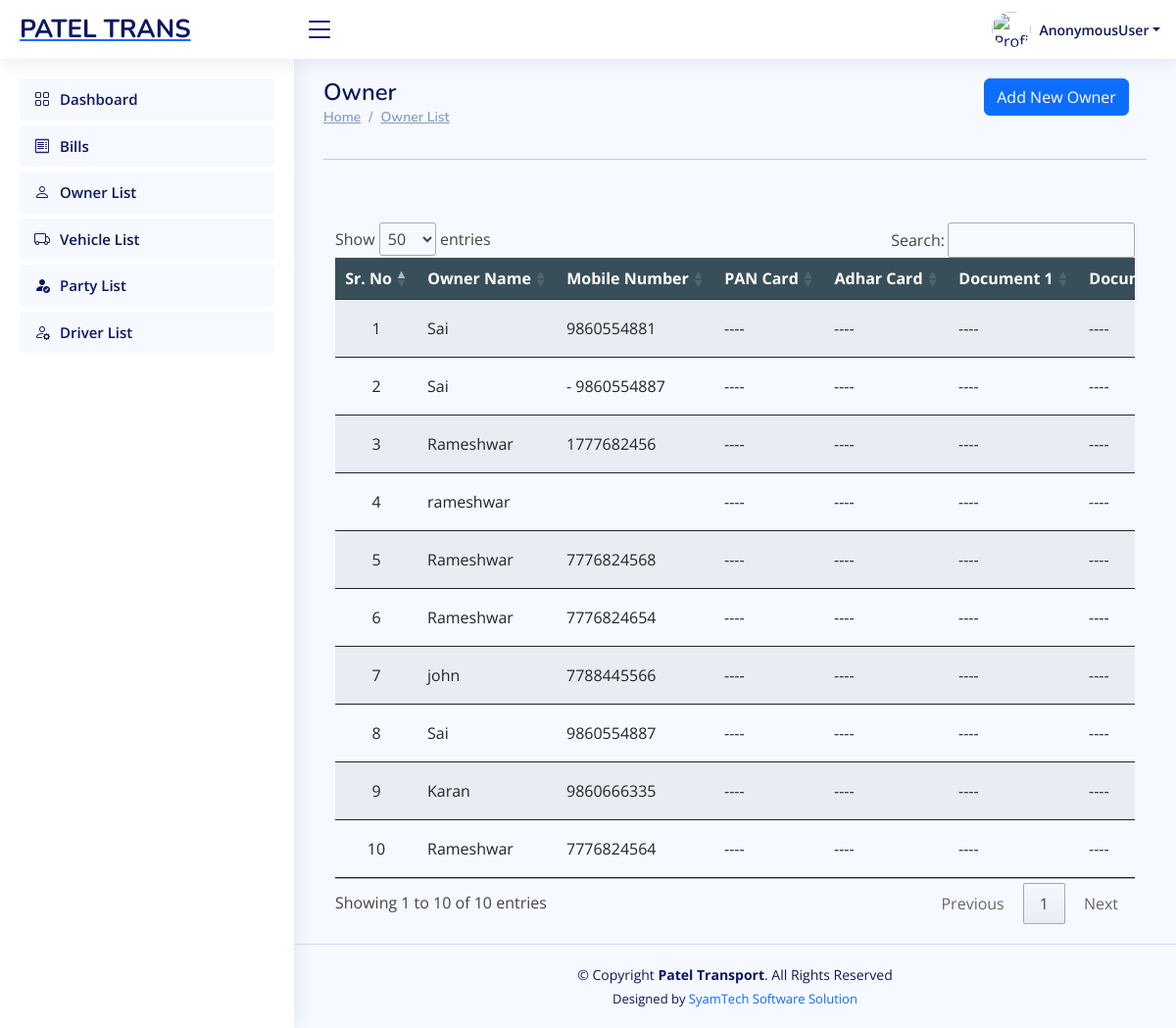
Page /software/owner_list/ on the earlier database version.
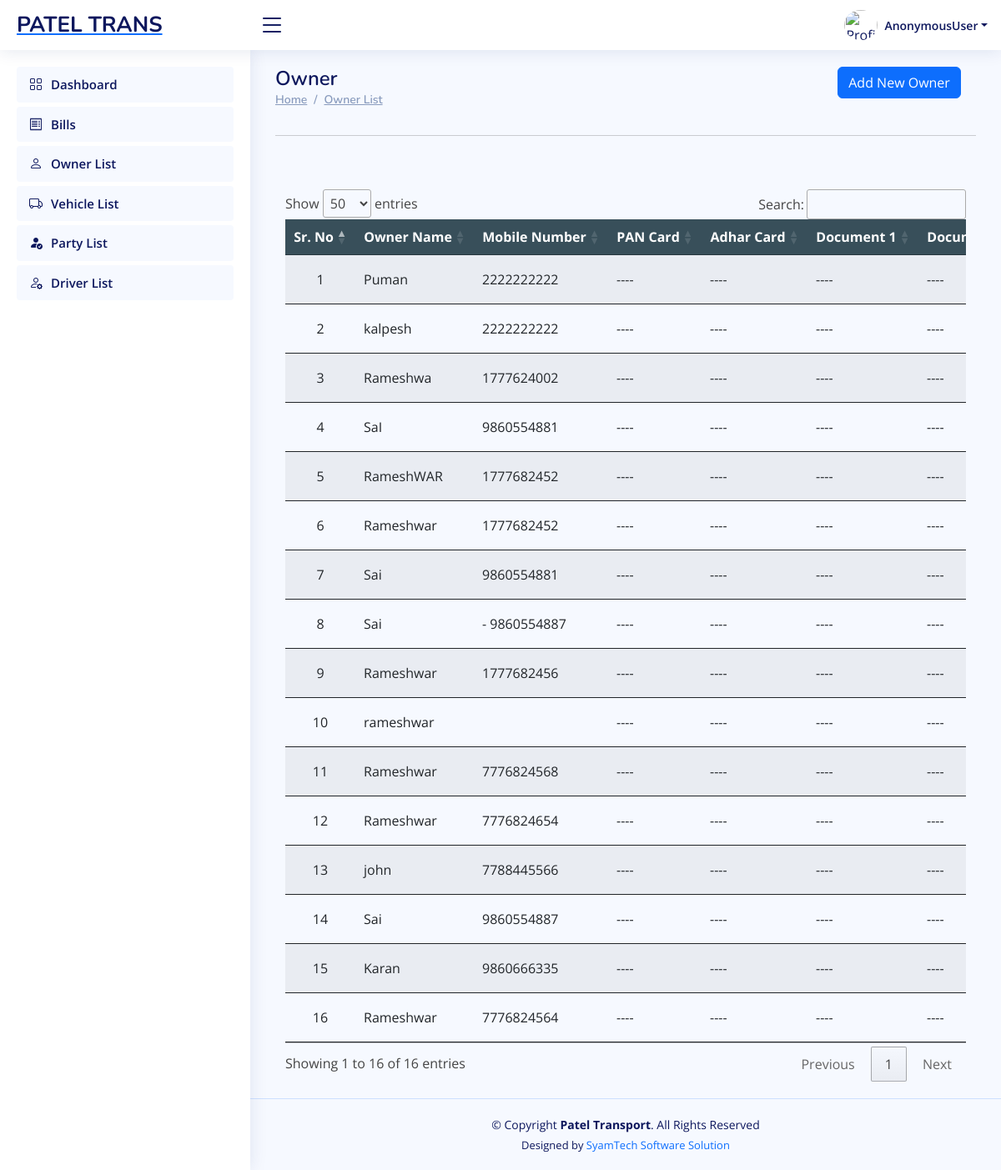
Same page on the later database version.
### Developer/models.py (models this page shows, shortened)
class VehicleOwner(models.Model):
    business = models.ForeignKey(Business, on_delete=models.CASCADE,null=True, blank=True)
    owner_name = models.CharField(max_length=255)
    owner_mobile_number = models.CharField(max_length=15)
    owner_alternate_mobile_number = models.CharField(max_length=15, null=True, blank=True)
    pan_card = models.FileField(upload_to='vehicle_owner_documents/pan_cards/', null=True, blank=True)
    adhar_card = models.FileField(upload_to='vehicle_owner_documents/adhar_cards/', null=True, blank=True)
    document1 = models.FileField(upload_to='vehicle_owner_documents/other_documents/', null=True, blank=True)
    document2 = models.FileField(upload_to='vehicle_owner_documents/other_documents/', null=True, blank=True)
    created_at = models.DateTimeField(auto_now_add=True)
    updated_at = models.DateTimeField(auto_now=True)

### Software/views.py (the view)
# urls.py: path('owner_list/', owner_list, name='software_owner_list'),
def owner_list(request):
    form=OwnerForm()
    rec=VehicleOwner.objects.select_related().order_by('-id')
    return render(request, 'software_owner_list.html',{'form':form,'rec':rec} )

### Software/forms.py (shortened to what this page needs)
class OwnerForm(forms.ModelForm):
    class Meta:
        model = VehicleOwner
        fields = [
            'owner_name',
            'owner_mobile_number',
            'owner_alternate_mobile_number',
            'pan_card',
            'adhar_card',
            'document1',
            'document2',
        ]

### Software/templates/software_owner_list.html (shortened to what this page needs)
{% extends "software_base.html" %}
{% load crispy_forms_tags %}
{% block content %}
<main id="main" class="main">
    <div class="row">
        <div class="col-sm-6">
            <div class="pagetitle">
                <h1>Owner</h1>
                <nav>
                    <ol class="breadcrumb">
                        <li class="breadcrumb-item"><a href="#">Home</a></li>
                        <li class="breadcrumb-item"><a href="#">Owner List </a></li>
                    </ol>
                </nav>
            </div>
        </div>
        <div class="col-sm-6">
            <div class="container" style="max-width:97%;">
                <div class="text-lg-end text-start">
                    <a href="#" class="btn btn-primary" data-toggle="modal"
                        data-target="#model_create"> Add New Owner</a>
                </div>
            </div>
        </div>
    </div>
    <section class="section dashboard">
<hr>
        <div class="container">
            <div class="row justify-content-center align-items-center">
                <div class="col-sm-12"> <br><br>
                    <div class="row">
                        <div class="container" style=" overflow:scroll;">
                            <table id="driver_table" class="table table-striped "
                                style="overflow:scroll; width:100%;min-width: max-content;">
                                <thead>
                                    <tr style="background-color: rgb(56, 79, 90);">
                                        <th scope="col" class="text-center text-white">Sr. No</th>
                                        <th scope="col" class="text-center text-white">Owner Name</th>
                                        <th scope="col" class="text-center text-white">Mobile Number</th>
                                        <th scope="col" class="text-center text-white">PAN Card</th>
                                        <th scope="col" class="text-center text-white">Adhar Card</th>
                                        <th scope="col" class="text-center text-white">Document 1</th>
                                        <th scope="col" class="text-center text-white">Document 2</th>
                                    </tr>
                                </thead>
                                <tbody>
                                    {% if rec %}
                                    {% for r in rec %}
                                    <tr>
                                        <td class="text-center">{{ forloop.counter }}</td>
                                        <td class="text-left">{{ r.owner_name|default_if_none:"----" }} </td>
                                        <td class="text-left">{{ r.owner_mobile_number|default_if_none:"----"}} </td>
                                        <td class="text-left">{% if r.pan_card %}  <a href="/media/{{r.pan_card }}" download>download</a> {% else %} ---- {% endif %}</td>
                                        <td class="text-left">{% if r.adhar_card %}  <a href="/media/{{r.adhar_card }}" download>download</a> {% else %} ---- {% endif %}</td>
                                        <td class="text-left">{% if r.document1 %}  <a href="/media/{{r.document1 }}" download>download</a> {% else %} ---- {% endif %}</td>
                                        <td class="text-left">{% if r.document2 %}  <a href="/media/{{r.document2 }}" download>download</a> {% else %} ---- {% endif %}</td>
                                    </tr>
                                    {% endfor %}
                                    {% endif %}
                                </tbody>
                            </table>
                        </div>
                    </div>
                </div>
            </div>
        </div>
</main>
{% endblock content %}

### Software/templates/software_base.html (shortened to what this page needs)
{% load static %}
<html lang="en">
<head>
    <link href="https://unpkg.com/aos@2.3.1/dist/aos.css" rel="stylesheet">
    <link rel="stylesheet" type="text/css" href="https://cdn.datatables.net/1.11.5/css/jquery.dataTables.min.css">
    <link rel="stylesheet" href="https://cdn.jsdelivr.net/npm/bootstrap-icons@1.10.3/font/bootstrap-icons.css">
</head>
<body>
<header id="header" class="header fixed-top d-flex align-items-center">
    <div class="d-flex align-items-center justify-content-between">
        <a href=" " class="logo d-flex align-items-center">
             <span class="d-none d-lg-block">PATEL TRANS</span>
        </a>
        <i class="bi bi-list toggle-sidebar-btn"></i>
    </div>
    <nav class="header-nav ms-auto">
        <ul class="d-flex align-items-center">
            <li class="nav-item dropdown pe-3 text-center  ">
                <a class="nav-link nav-profile d-flex align-items-center pe-0" href="#" data-bs-toggle="dropdown">
                    {% if request.user.profile_photo %}
                    <img src="/media/{{request.user.profile_photo}}" alt="Profile" class="rounded-circle" style="width: 40px; height: 40px;">
                    {% else %}
                    <img src="/media/default-profile.webp" alt="Profile" class="rounded-circle"  style="width: 40px; height: 40px;">
                    {% endif %}
                    <span class="d-none d-md-block dropdown-toggle ps-2">{{request.user}}</span>
                </a>
            </li>
        </ul>
    </nav>
</header>
<aside id="sidebar" class="sidebar">
    <ul class="sidebar-nav" id="sidebar-nav">
        <li class="nav-item">
            <a class="nav-link" href="{% url "software_dashboard" %}">
                <i class="bi bi-grid"></i>
                <span>Dashboard</span>
            </a>
        </li>
        <li class="nav-item">
            <a class="nav-link" href="{% url "software_bill_list" %}">
                <i class="bi bi-receipt"></i>
                <span>Bills</span>
            </a>
        </li>
        <li class="nav-item">
            <a class="nav-link" href="{% url "software_owner_list" %}">
                <i class="bi bi-person"></i>
                <span>Owner List</span>
            </a>
        </li>
        <li class="nav-item">
            <a class="nav-link" href="{% url "software_vehicle_list" %}">
                <i class="bi bi-truck"></i>
                <span>Vehicle List</span>
            </a>
        </li>
        <li class="nav-item">
            <a class="nav-link" href="{% url "software_party_list" %}">
                <i class="bi bi-person-fill-check"></i>
                <span>Party List</span>
            </a>
        </li>
        <li class="nav-item">
            <a class="nav-link" href="{% url "software_driver_list" %}">
                <i class="bi bi-person-gear"></i>
                <span>Driver List</span>
            </a>
        </li>
    </ul>
</aside>
{% block content %}{% endblock content %}
<footer id="footer" class="footer text-center">
    <div class="copyright">
        &copy; Copyright <strong><span>Patel Transport</span></strong>. All Rights Reserved
    </div>
    <div class="credits">
        Designed by <a href="#" style="text-decoration:none;">SyamTech Software Solution</a>
    </div>
</footer>
</body>
<link rel="stylesheet" href="https://cdnjs.cloudflare.com/ajax/libs/selectize.js/0.15.2/css/selectize.min.css"/>
</html>

Differences in the rows shown:
added VehicleOwner: owner_name "Puman", owner_mobile_number "2222222222"
added VehicleOwner: owner_name "kalpesh", owner_mobile_number "2222222222"
added VehicleOwner: owner_name "Rameshwa", owner_mobile_number "1777624002"
added VehicleOwner: owner_name "SaI", owner_mobile_number "9860554881"
added VehicleOwner: owner_name "RameshWAR", owner_mobile_number "1777682452"
added VehicleOwner: owner_name "Rameshwar", owner_mobile_number "1777682452"
Other differences:
text written by a page script: "Show entries Search: Showing 1 to 10 of 10 entries Previous 1 Next" → "Show entries Search: Showing 1 to 16 of 16 entries Previous 1 Next"
